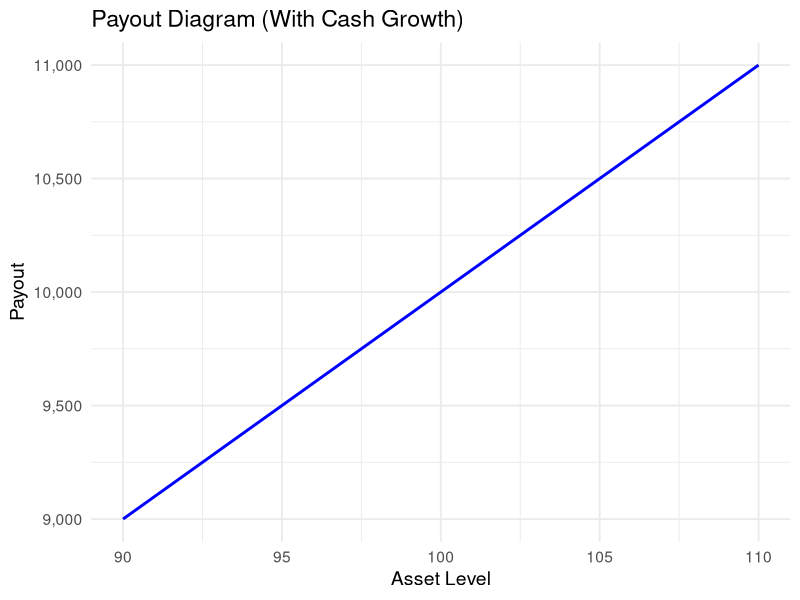
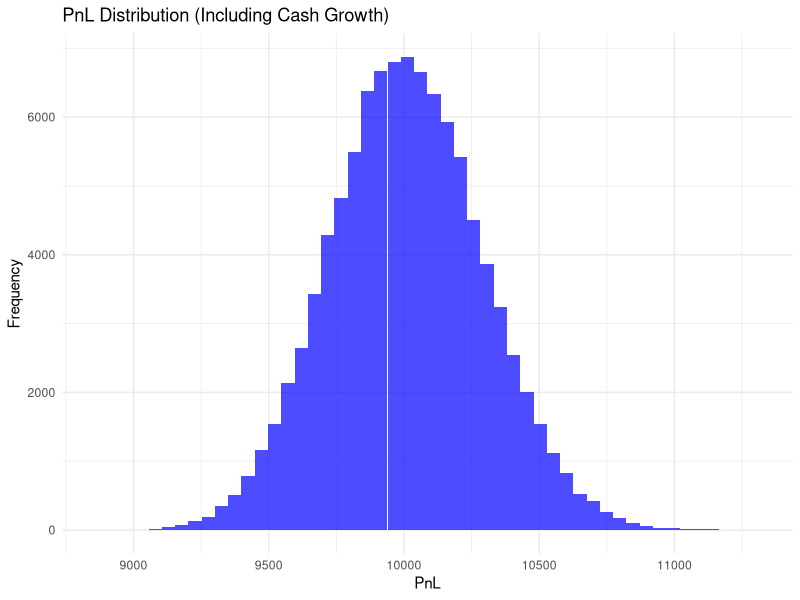

Write the R code that produced these figures, in order.
# Load required libraries
library(ggplot2)
library(e1071) # For skewness and kurtosis
library(dplyr) # For data manipulation and output formatting

# Define inputs
market_data <- list(
  spot = 100,                 # Initial spot price
  volatility = 0.2,           # Annualized volatility
  risk_free_rate = 0.05,      # Risk-free interest rate
  expected_drift = 0.05       # Drift of the asset price
)

portfolio_data <- list(
  maturity = 0.02,            # (years)
  cash_balance = 0        # Cash balance in the portfolio
)

simulation_data <- list(
  num_simulations = 100000,   # Number of simulations
  low_payout = 90,            # Lower bound for spot price range
  high_payout = 110           # Upper bound for spot price range
)

# Portfolio positions
portfolio <- data.frame(
  Type = c("Call", "Forward"),    # Instrument types
  Number = c(0, 100),          # Number of contracts
  Strike = c(95.4815, 0),             # Strike prices
  Value = c(4.66, 100)            # Initial value 
)

# Black-Scholes Pricing Function
black_scholes <- function(S, K, T, r, sigma, type) {
  d1 <- (log(S / K) + (r + (sigma^2) / 2) * T) / (sigma * sqrt(T))
  d2 <- d1 - sigma * sqrt(T)
  
  if (type == "Call") {
    return(S * pnorm(d1) - K * exp(-r * T) * pnorm(d2))
  } else if (type == "Put") {
    return(K * exp(-r * T) * pnorm(-d2) - S * pnorm(-d1))
  } else {
    stop("Invalid option type. Use 'Call' or 'Put'.")
  }
}

# Simulate Spot Prices
simulate_spot <- function(S0, mu, sigma, T, n) {
  z <- rnorm(n)
  return(S0 * exp((mu - sigma^2 / 2) * T + sigma * sqrt(T) * z))
}

# Portfolio Valuation Function
value_portfolio <- function(spot_prices, portfolio, T, r, cash_balance) {
  portfolio_value <- numeric(length(spot_prices))
  
  for (i in seq_along(spot_prices)) {
    spot <- spot_prices[i]
    total_value <- 0
    
    # Calculate payoffs for each instrument
    for (j in 1:nrow(portfolio)) {
      position <- portfolio[j, ]
      if (position$Type == "Call") {
        payoff <- pmax(spot - position$Strike, 0)
      } else if (position$Type == "Put") {
        payoff <- pmax(position$Strike - spot, 0)
      } else if (position$Type == "Forward") {
        payoff <- spot - position$Strike
      } else {
        payoff <- 0
      }
      # Aggregate payoffs, accounting for the number of contracts
      total_value <- total_value + position$Number * payoff
    }
    
    # Add the value of cash at maturity
    cash_at_maturity <- cash_balance * exp(r * T)
    total_value <- total_value + cash_at_maturity
    
    # Store the portfolio value for this spot price
    portfolio_value[i] <- total_value
  }
  
  return(portfolio_value)
}

# Main Simulation
set.seed(123)
S0 <- market_data$spot
mu <- market_data$expected_drift
sigma <- market_data$volatility
T <- portfolio_data$maturity
r <- market_data$risk_free_rate
n <- simulation_data$num_simulations

# Simulate spot prices
spot_prices <- simulate_spot(S0, mu, sigma, T, n)

# Initial Portfolio Value (calculated without cash adjustments)
initial_value <- value_portfolio(c(S0), portfolio, T, r, cash_balance = 0)[1]  # Exclude cash balance for initial value

# Portfolio values at maturity (include cash growth at maturity)
portfolio_values <- value_portfolio(spot_prices, portfolio, T, r, cash_balance = portfolio_data$cash_balance)

# Future Value of Cash at Maturity
cash_future_value <- portfolio_data$cash_balance * exp(r * T)

# Statistical Analysis
pnl_mean <- mean(portfolio_values)
pnl_sd <- sd(portfolio_values)
pnl_skewness <- skewness(portfolio_values)
pnl_kurtosis <- kurtosis(portfolio_values)

# Correct Average Future Portfolio Value Calculation
average_future_value <- mean(portfolio_values)  # Mean of portfolio_values includes instruments + cash growth

# Portfolio Outputs
portfolio_output <- data.frame(
  Metric = c(
    "Portfolio Value (Initial)", 
    "Average Future Portfolio Value (Including Cash Growth)", 
    "Standard Deviation", 
    "Skew", 
    "Kurtosis"
  ),
  Value = c(
    round(initial_value, 2), 
    round(average_future_value, 2),  # Use mean(portfolio_values) here
    round(pnl_sd, 2), 
    round(pnl_skewness, 4), 
    round(pnl_kurtosis, 4)
  )
)

# Print Portfolio Outputs
cat("Portfolio Outputs:\n")
print(portfolio_output)


# Define spot price range for the payout diagram
spot_range <- seq(simulation_data$low_payout, simulation_data$high_payout, by = 1)

# Calculate payouts for the defined spot range
payouts <- value_portfolio(spot_range, portfolio, T, r, cash_balance = portfolio_data$cash_balance)

# Payout Diagram
payout_df <- data.frame(Spot = spot_range, Payout = payouts)
ggplot(payout_df, aes(x = Spot, y = Payout)) +
  geom_line(color = "blue", size = 1) +
  theme_minimal(base_size = 14) +
  labs(title = "Payout Diagram (With Cash Growth)", x = "Asset Level", y = "Payout") +
  scale_y_continuous(labels = scales::comma)

# PnL Histogram
ggplot(data.frame(PnL = portfolio_values), aes(x = PnL)) +
  geom_histogram(bins = 50, fill = "blue", alpha = 0.7) +
  theme_minimal() +
  labs(title = "PnL Distribution (Including Cash Growth)", x = "PnL", y = "Frequency")
